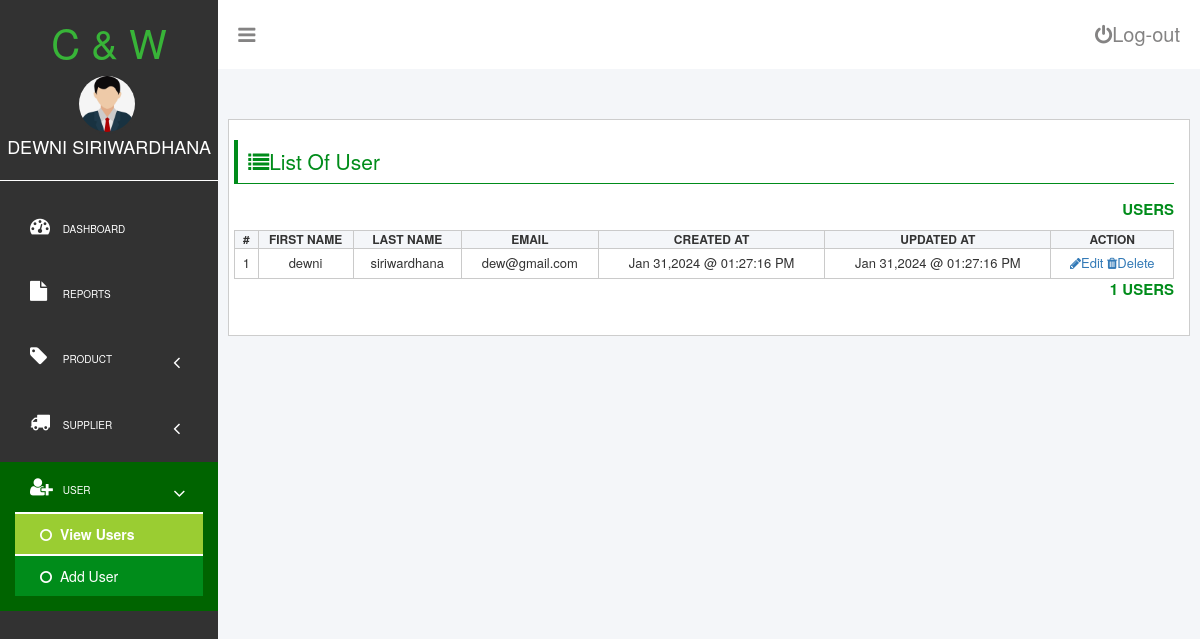
/users-view.php (signed in), run on the app's committed database.
### tables this page shows
CREATE TABLE `users` (
  `id` int(11) NOT NULL,
  `first_name` varchar(50) NOT NULL,
  `last_name` varchar(50) NOT NULL,
  `password` varchar(300) NOT NULL,
  `email` varchar(50) NOT NULL,
  `created_at` datetime NOT NULL,
  `updated_at` datetime NOT NULL
);

### database/show-users.php (called while the page is built, shortened)
<?php
 include('connection.php');
 $stmt = $conn->prepare("SELECT * FROM users ORDER BY created_at DESC");
$stmt->execute();
return $stmt->fetchAll();
die;
?>

### users-view.php (the view, shortened to what this page needs)
<?php
      $users = include('database/show-users.php');
?>
<!DOCTYPE html>
<html>
<head>
	<link rel="stylesheet" type="text/css" href="css/login.css?v=<?= time(); ?>">
	<link rel="stylesheet" href="css/font-awesome/css/font-awesome.min.css">
	<link rel="stylesheet" href="https://cdnjs.cloudflare.com/ajax/libs/bootstrap3-dialog/1.35.4/css/bootstrap-dialog.min.css" />
</head>
<body>
	  <div id="dashboardMainContainer">
		<?php include('partials/app-sidebar.php') ?>
     <div class="dashboard_content_container" id="dashboard_content_container">
     	<?php include('partials/app-topnav.php') ?>
	    <div class="dashboard_content">
		 <div class="dashboard_content_main">
		   <div class="row">
	        <div class="column column-12">
			<h1 class="section_header"><i class="fa fa-list"></i>List Of User</h1>
			<div class="section_content">
			<div class="users">
			<p class="userCount".<?= 1 ?>> Users </P>
			<table>
			 <thead>
			  <tr>
			     <th>#</th>
			     <th>First Name</th>
			     <th>Last Name</th>
			     <th>Email</th>
			     <th>Created At</th>
			     <th>Updated At</th>
				  <th>Action</th>
			  </tr>
			</thead>
		<tbody>
		<?php foreach($users as $index => $user){ ?>
			<tr>
			    <td><?= $index + 1 ?></td>
			    <td class="firstName"><?= $user['first_name'] ?></td>
			    <td class="lastName"><?= $user['last_name'] ?></td>
			    <td class="email"><?= $user['email'] ?></td>
			    <td><?= date('M d,Y @ h:i:s A', strtotime($user['created_at'])) ?></td>
			    <td><?= date('M d,Y @ h:i:s A', strtotime($user['updated_at'])) ?></td>
				<td>
				   <a href=" " class="updateUser" data-userid="<?= $user['id'] ?>"> <i class="fa fa-pencil"></i>Edit</a>
				   <a href=" " class="deleteUser" data-userid="<?= $user['id'] ?>" data-fname="<?= $user['first_name'] ?>"  data-lname="<?= $user['last_name'] ?>" > <i class="fa fa-trash"></i>Delete</a>
				</td>
			  </tr>
		<?php } ?>
			</tbody>
		</table>
		<p class="userCount"><?= count($users) ?> Users </p>
	         </div>
	        </div>
		  </div>
	    </div>
	  </div>
    </div>
  </div>
 </div>
  <link rel="stylesheet" href="https://maxcdn.bootstrapcdn.com/bootstrap/3.3.7/css/bootstrap.min.css">
  <link rel="stylesheet" href="https://maxcdn.bootstrapcdn.com/bootstrap/3.3.7/css/bootstrap-theme.min.css">
</body>
</html>

### partials/app-sidebar.php (shortened to what this page needs)
<?php
    $user = $_SESSION['user'];
?>
<div class="dashboard_sidebar" id="dashboard_sidebar">
	<h3 class="dashboard_logo" id="dashboard_logo">C & W</h3>
	<div class="dashboard_sidebar_user">
			<img src="images\user\user image.jpg" alt="user image." id="userImage" />
			<span><?= $user['first_name'] . ' ' . $user['last_name'] ?></span>
	</div>
    <div class="dashboard_sidebar_menus">
		    <ul class="dashboard_menu_lists">
			    <li class="liMainMenu">
				    <a href="./dashboard.php"><i class="fa fa-dashboard"></i><span class="menuText"> Dashboard</span></a>
			    </li>
				<li class="liMainMenu">
				    <a href="./report.php"><i class="fa fa-file"></i><span class="menuText"> Reports</span></a>
			    </li>
				<li class="liMainMenu">
			        <a href="javascript:void(0);" class="showHideSubMenu">
					   <i class="fa fa-tag showHideSubMenu"></i>
					   <span class="menuText showHideSubMenu"> Product</span>
					   <i class="fa fa-angle-left mainMenuIconArrow showHideSubMenu"></i>
					</a>
			    </li>
				<li class="liMainMenu">
			        <a href="javascript:void(0);" class="showHideSubMenu">
					   <i class="fa fa-truck showHideSubMenu"></i>
					   <span class="menuText showHideSubMenu"> Supplier</span>
					   <i class="fa fa-angle-left mainMenuIconArrow showHideSubMenu"></i>
					</a>
				</li>
			    <li class="liMainMenu showHideSubMenu">
				    <a href="javascript:void(0);" class="showHideSubMenu">
					   <i class="fa fa-user-plus showHideSubMenu"></i>
					   <span class="menuText showHideSubMenu"> User</span>
					   <i class="fa fa-angle-left mainMenuIconArrow showHideSubMenu"></i>
					</a>
			        <ul class="subMenus">
				        <li><a class="subMenuLink" href="./users-view.php"> <i class="fa fa-circle-o"></i> View Users</a></li>
						<li><a class="subMenuLink" href="./users-add.php"> <i class="fa fa-circle-o"></i> Add User</a></li>
				    </ul>
				</li>
		    </ul>
	</div>
</div>

### css/login.css (style rules this page uses)
*, *::before, *::after { box-sizing: border-box; }
ul[class], ol[class] { padding: 0; }
body, h1, h2, h3, h4, p, ul[class], ol[class], li, figure, figcaption, blockquote, dl, dd { margin: 0; }
body { min-height: 100vh; scroll-behavior: smooth; text-rendering: optimizeSpeed; line-height: 1.5; }
ul[class], ol[class] { list-style: none; }
a:not([class]) { text-decoration-skip-ink: auto; }
img { max-width: 100%; display: block; }
*, *::before, *::after { box-sizing: border-box }
body, h1, h2, h3, h4, p, figure, blockquote, dl, dd { margin: 0 }
body { min-height: 100vh; text-rendering: optimizeSpeed; line-height: 1.5 }
a:not([class]) { text-decoration-skip-ink: auto }
img, picture { max-width: 100%; display: block }
body { font-family: arial; }
#dashboardMainContainer { display: flex; flex-direction: row; }
div.dashboard_sidebar { width: 20%; background: #323232; height: 100vh; }
div.dashboard_content_container { width: 90%; background: #f4f6f9; }
h3.dashboard_logo { color: #38b438; font-size: 40px; text-align: center; }
div.dashboard_sidebar_user { text-align: center; position: relative; padding-bottom: 20px; border-bottom: 1px solid #fff; }
div.dashboard_sidebar_user img { width: 60px; display: inline-block; border-radius: 50%; border: 2px solid #323232; margin-right: 5px; }
div.dashboard_sidebar_user span { top: 20%; font-size: 18px; text-transform: uppercase; color: #fff; display: inline-block; }
ul.dashboard_menu_lists { margin-top: 20px; }
ul.dashboard_menu_lists li.liMainMenu { padding: 15px 15px; text-transform: uppercase; }
ul.dashboard_menu_lists li.liMainMenu a { text-decoration: none; color: #fff; display: block; font-size: 10px; padding: 0px 15px; padding-bottom: 15px; padding-right: 0px; }
ul.dashboard_menu_lists li.liMainMenu a i { font-size: 20px; width: 30px; }
div.dashboard_content { padding: 50px 10px 10px 10px; }
div.dashboard_content_main { background: #fff; height: 800px; height: 100%; border: 1px solid #cdcdcd; padding-left: 20px; padding-bottom: 25px; }
div.row { display: flex; flex-direction: row; flex-wrap: wrap; width: 100%; }
div.column { width: 100%; padding: 0px 0px; }
h1.section_header { font-size: 21px; color: #008c1a; border-bottom: 1px solid #008c1a; padding-bottom: 11px; padding: 10px; border-left: 4px solid #008c1a; margin-bottom: 15px; }
div.users table, th, td { border: 1px solid #cacaca; border-collapse: collapse; }
table { width: 100%; }
table th { font-size: 12px; text-transform: uppercase; text-align: center; background: #f4f6f9; }
table td { font-size: 13px; text-align: center; padding: 5px; }
p.userCount { text-align: right; font-size: 15px; font-weight: bold; text-transform: uppercase; color: #008c1a; }
a.subMenuLink { padding-left: 25px !important; padding-top: 10px !important; padding-bottom: 10px !important; text-transform: none; font-size: 14px !important; }
a.subMenuLink i { font-size: 14px !important; width: 16px !important; }
ul.subMenus { background: #008c1a; display: none; }
i.mainMenuIconArrow { float: right; font-size: 19px !important; margin-top: 7px; }
.subMenuActive { font-weight: bold; border-top: 2px solid white; border-bottom: 2px solid white; background: #9ACD32; }

### data on the page
users: first_name "DEWNI", last_name "SIRIWARDHANA", first_name "dewni", last_name "siriwardhana", email "dew@gmail.com", created_at "Jan 31,2024 @ 01:27:16 PM", updated_at "Jan 31,2024 @ 01:27:16 PM"

### other printed values
count($users) "1"
